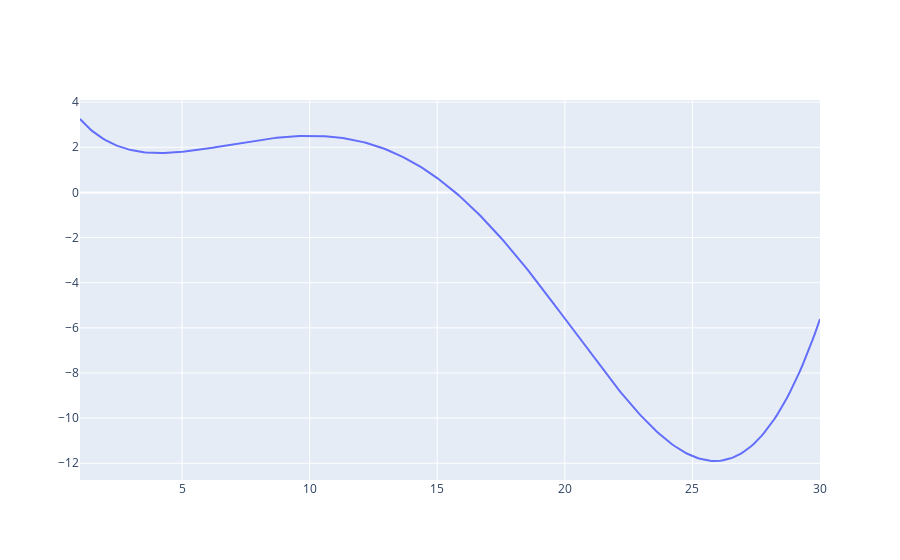

The cell this chart's notebook holds for it:
### Markdown cell above
1. Рассмотрим все ту же функцию из задания по линейной алгебре: f(x) = sin(x / 5) * exp(x / 10) + 5 * exp(-x / 2), но теперь уже на промежутке [1, 30]

### Code cell
import scipy
from scipy import linalg
import numpy as np
from numpy import (sin, cos, exp)

x = np.arange(1, 30.1, 0.1)
def f(x):
    return sin(x/5) * exp(x/10) + 5*exp(-x/2)

import plotly.graph_objs as go
fig = go.Figure()
fig.add_trace(go.Scatter(x=x, y=f(x)))
fig.show()

### Figure 1 — Plotly figure (JSON) as saved in the notebook; plotly's stock layout.template omitted (floating-point values rounded to 4 significant figures; data arrays with more than 128 entries replaced by an {"elided": "..."} marker saying what was removed)
{"data": [{"type": "scatter", "x": {"elided": "291 float values"}, "y": {"elided": "291 float values"}}], "layout": {}}
